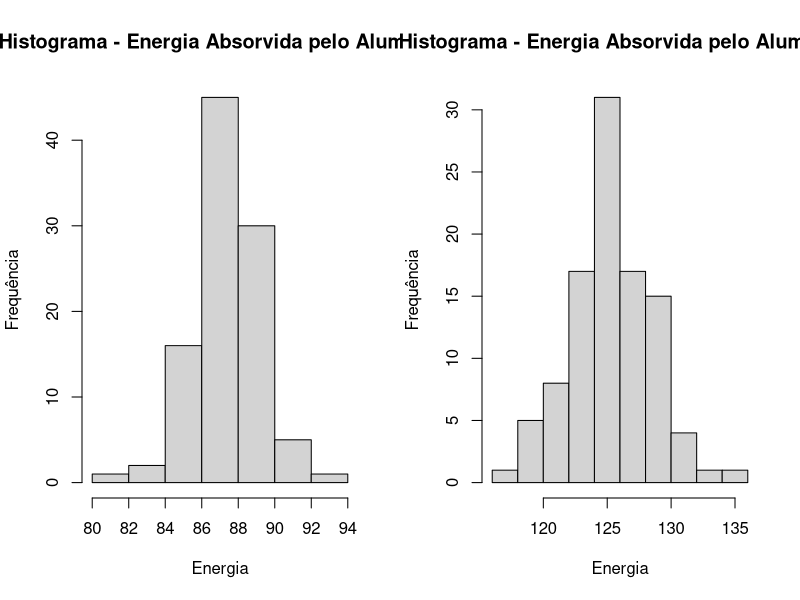

This chart was generated by the following R code:
####

# Questão 4
  
  # Um pesquisador deseja determinar a resistência ao impacto para o alumínio e o cobre após tratamentos térmicos. O comportamento dúctl-frágil dos materiais foi caracterizado por ensaios de impacto realizado em 100 amostras de alumínio e 100 de cobre. A carga foi aplicada na forma de esforços por choque (dinâmicos), em que foi obtida por meio da queda de um pêndulo, de uma altura de 150 cm sobre as amostras de alumínio e a uma altura de 250 cm sobre as amostras de cobre. Foi medida a força (kg) exercida nos dois materiais e estudada o nível de deformação em ambos os tipos. No entanto, para o pesquisador poder realizar um teste de hipótese,  ele deseja averiguar se a distribuição da força exercida no alumínio e a força exercida no cobre,  segue uma distribuição aproximadamente normal.

  # Logo,  construa um HISTOGRAMA para os dados obtidos das amostras de alumínio e outro para os dados das amostras de cobre,  e informe de acordo com uma análise do gráfico, se o pesquisador pode fazer suposição da normalidade dos dados.

####

# Sobre o Histograma

# O Histograma mostra a variação dos dados coletados,  onde os dados são agrupados e, através deste agrupamento,  torna-se possível analisar sua dispersão e a variação do processo.

# Data

al = c(
  86.292, 87.467, 86.670, 86.251, 89.389, 87.443, 88.317, 88.476, 85.313, 87.566, 84.220, 88.145, 87.528, 89.327, 85.571, 86.557, 87.285, 88.079, 87.038, 85.355, 88.755, 89.402, 86.769, 90.387, 86.979, 88.601, 88.760, 87.802, 80.908, 88.882, 88.087, 87.390, 87.080, 83.578, 87.973, 86.389, 88.931, 90.544, 85.785, 87.060, 86.490, 89.136, 86.214, 87.413, 90.484, 86.489, 87.137, 87.247, 87.008, 87.780, 88.542, 89.504, 85.448, 87.335, 86.845, 87.583, 87.584, 90.817, 86.200, 87.773, 87.117, 88.079, 88.784, 86.562, 85.970, 89.323, 85.731, 86.277, 88.589, 85.833, 83.159, 88.476, 88.674, 87.536, 88.164, 84.795, 85.582, 90.484, 86.373, 87.528, 84.841, 88.773, 87.467, 87.508, 87.091, 86.411, 89.309, 88.202, 92.500, 88.777, 87.413, 85.429, 84.566, 88.601, 88.760, 84.976, 87.162, 87.663, 85.905, 88.145
)

cu = c(
  127.900, 123.480, 126.451, 134.454, 124.678, 127.474, 128.310, 125.558, 125.648, 126.102, 124.207, 123.146, 128.780, 132.161, 116.738, 126.078, 120.274, 126.426, 124.545, 120.211, 123.385, 125.230, 121.272, 125.064, 122.677, 119.020, 122.439, 125.914, 124.761, 127.375, 127.734, 126.431, 129.793, 118.265, 124.215, 123.105, 121.922, 129.420, 124.098, 125.598, 123.805, 124.788, 128.940, 130.362, 125.882, 119.024, 124.560, 121.480, 126.245, 125.260, 125.332, 131.679, 119.668, 124.549, 123.008, 128.918, 128.081, 123.915, 128.224, 124.013, 123.935, 123.028, 127.247, 124.443, 129.368, 125.753, 123.357, 126.243, 121.011, 122.495, 125.917, 126.952, 124.515, 126.137, 126.666, 125.547, 126.288, 124.216, 131.335, 124.763, 129.526, 124.718, 123.982, 127.559, 129.152, 128.943, 125.900, 120.081, 124.478, 122.656, 128.200, 120.123, 122.754, 131.659, 128.121, 128.068, 123.323, 119.229, 125.443, 125.964 
)

# Métodos - Histogramas

split.screen(c(1, 2)) # Cria duas divisões
screen(1) # Usa a primeira divisão
# Alumínio
hist(
  al,
  main = 'Histograma - Energia Absorvida pelo Alumínio',
  xlab = 'Energia',
  ylab = 'Frequência'
)
print(shapiro.test(al)) # Teste quantitativo de normalidade

screen(2) # Usa a segunda divisão
# Cobre
hist(
  cu,
  main = 'Histograma - Energia Absorvida pelo Alumínio',
  xlab = 'Energia',
  ylab = 'Frequência'
)
print(shapiro.test(cu)) # Teste quantitativo de normalidade

# Interpretações

  # Ambas as distribuições, de maneira qualitativa, podem ser consideradas distribuições normais

# end of file Q4_Histograma.R #
